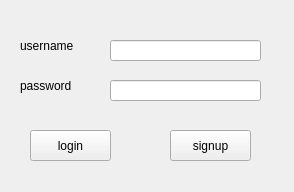
<?xml version="1.0" encoding="UTF-8"?>
<ui version="4.0">
 <class>pks_login</class>
 <widget class="QWidget" name="pks_login">
  <property name="geometry">
   <rect>
    <x>0</x>
    <y>0</y>
    <width>294</width>
    <height>192</height>
   </rect>
  </property>
  <property name="windowTitle">
   <string>PublicKeySystem</string>
  </property>
  <widget class="QPushButton" name="bt_login">
   <property name="geometry">
    <rect>
     <x>30</x>
     <y>130</y>
     <width>81</width>
     <height>31</height>
    </rect>
   </property>
   <property name="text">
    <string>login</string>
   </property>
  </widget>
  <widget class="QLabel" name="la_username">
   <property name="geometry">
    <rect>
     <x>20</x>
     <y>20</y>
     <width>81</width>
     <height>51</height>
    </rect>
   </property>
   <property name="text">
    <string>username</string>
   </property>
  </widget>
  <widget class="QPushButton" name="bt_signup">
   <property name="geometry">
    <rect>
     <x>170</x>
     <y>130</y>
     <width>81</width>
     <height>31</height>
    </rect>
   </property>
   <property name="text">
    <string>signup</string>
   </property>
  </widget>
  <widget class="QLabel" name="la_password">
   <property name="geometry">
    <rect>
     <x>20</x>
     <y>60</y>
     <width>81</width>
     <height>51</height>
    </rect>
   </property>
   <property name="text">
    <string>password</string>
   </property>
  </widget>
  <widget class="QLineEdit" name="le_username">
   <property name="geometry">
    <rect>
     <x>110</x>
     <y>40</y>
     <width>151</width>
     <height>21</height>
    </rect>
   </property>
  </widget>
  <widget class="QLineEdit" name="le_password">
   <property name="geometry">
    <rect>
     <x>110</x>
     <y>80</y>
     <width>151</width>
     <height>21</height>
    </rect>
   </property>
   <property name="echoMode">
    <enum>QLineEdit::Password</enum>
   </property>
  </widget>
 </widget>
 <resources/>
 <connections/>
</ui>
